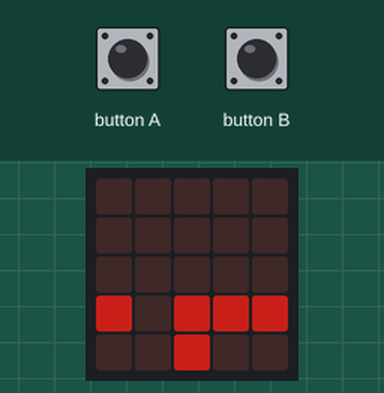
Recording of a program running on a simulated BBC micro:bit (MakeCode). On the bench: the board's 5×5 LED display. Inputs (shaded band) come from the test bench. Dim RGB values are drawn brighter than linear; random numbers come from a fixed seed.

Above: at 1.2 s.
1.3 s: button A pressed for 0.15 s
At 1.67 s:
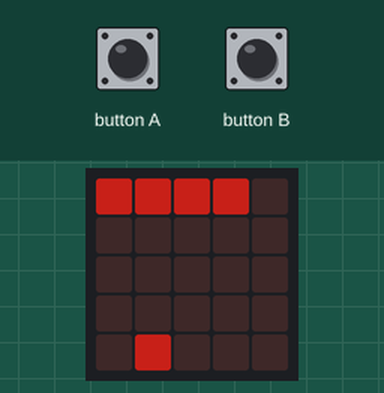
2.0 s: button B pressed for 0.15 s
At 2.56 s:
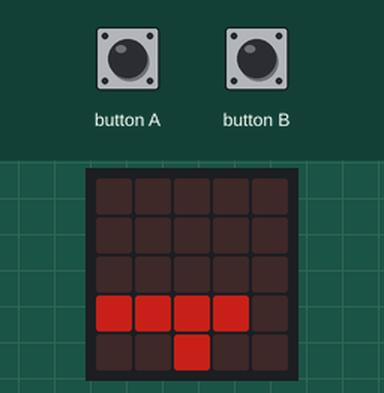
2.7 s: button A pressed for 0.15 s
At 2.93 s:
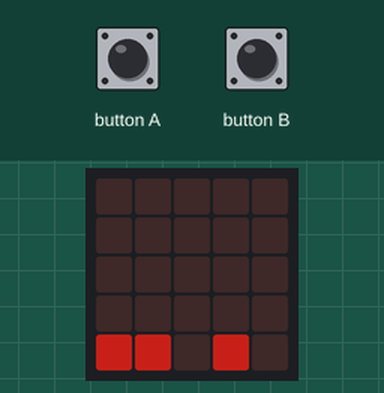
5.8 s: button B pressed for 0.15 s
At 6.16 s:
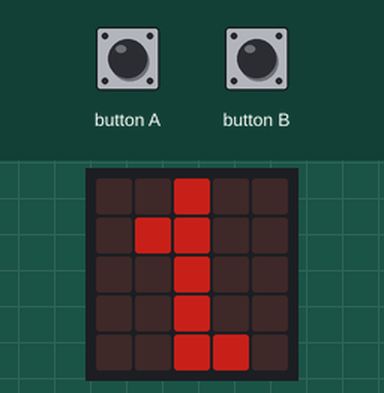
6.5 s: button A pressed for 0.15 s
At 6.84 s:
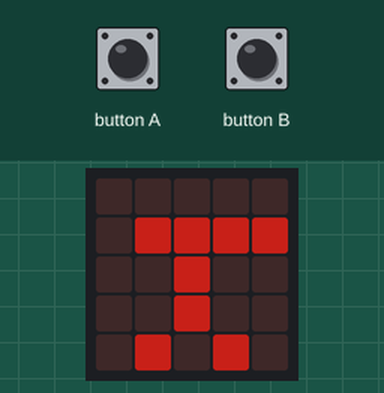
7.2 s: button B pressed for 0.15 s
At 7.46 s:
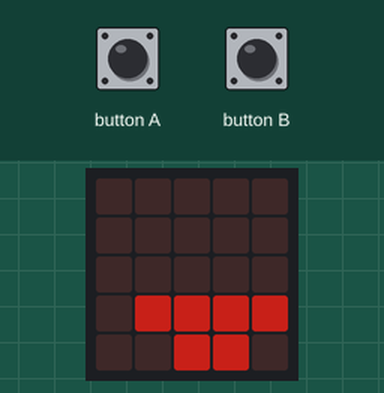
Timing chart, 0 to 10.2 s (numbered marks = the images above; inputs shaded):
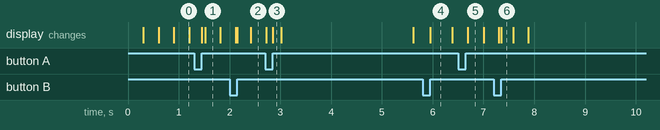

Measured:
- what the display in image 4 shows lasts 0.4 s, from 6.0 s to 6.4 s

The program:

code_eindopdracht.py
```python
def on_button_pressed_a():
    global poz
    if poz > 0:
        led.unplot(poz, 4)
        poz += -1
        led.plot(poz, 4)
input.on_button_pressed(Button.A, on_button_pressed_a)

def on_button_pressed_b():
    global poz
    if poz < 4:
        led.unplot(poz, 4)
        poz += 1
        led.plot(poz, 4)
input.on_button_pressed(Button.B, on_button_pressed_b)

empty = 0
poz = 0
poz = 2
score = 0
led.set_brightness(100)
led.plot(poz, 4)

def on_forever():
    global empty, score, poz
    empty = randint(0, 4)
    for a in range(5):
        for ind in range(5):
            if empty != ind:
                led.plot(ind, a)
        basic.pause(300 - score)
        for ind2 in range(5):
            if empty != ind2:
                led.unplot(ind2, a)
        if a == 4 and poz != empty:
            basic.show_icon(IconNames.NO)
            basic.pause(2000)
            basic.clear_screen()
            basic.show_number(score)
            score = 0
            poz = 2
            led.plot(poz, 4)
    score += 1
basic.forever(on_forever)
```
